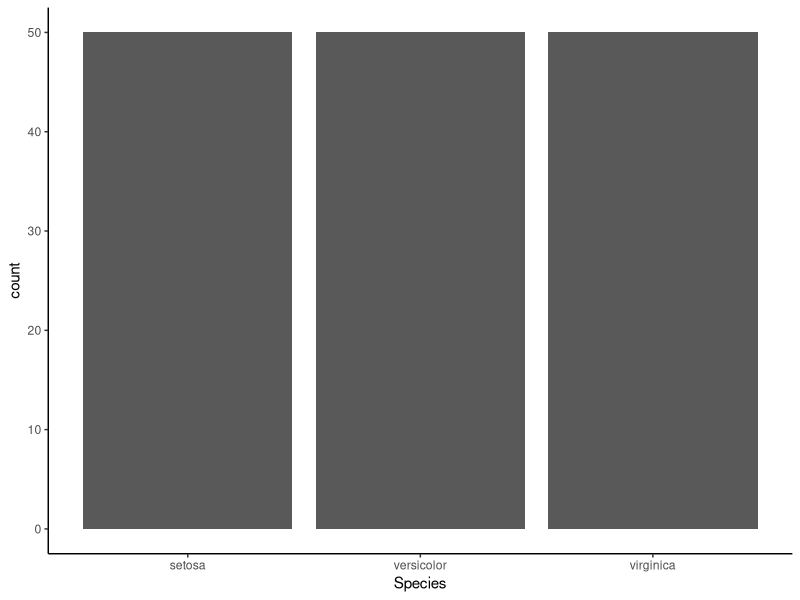
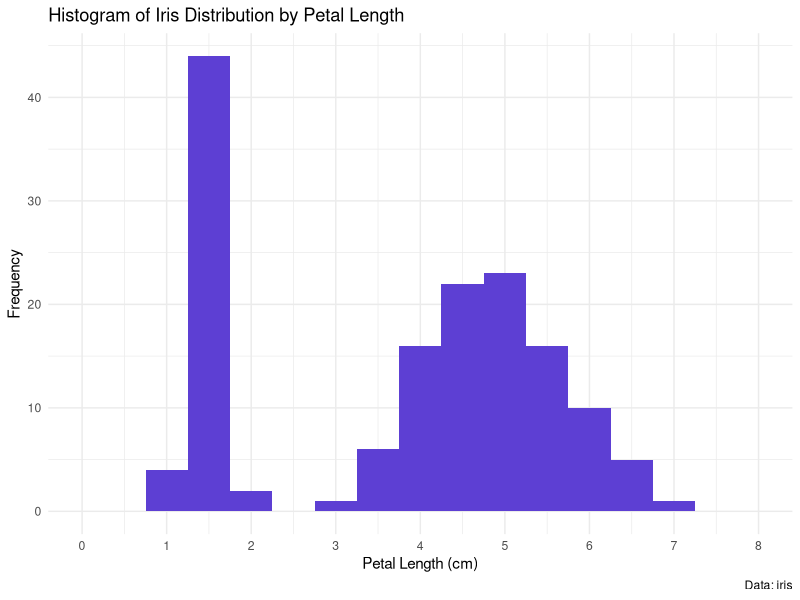
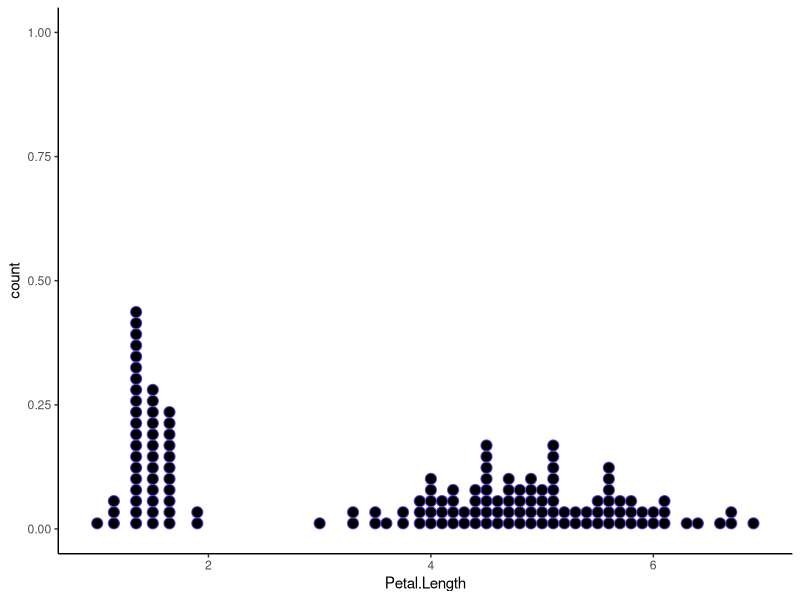
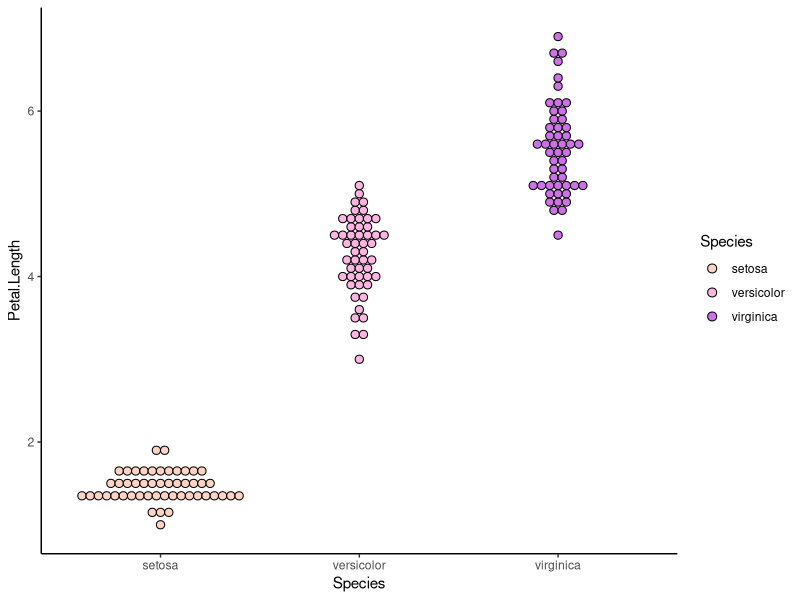
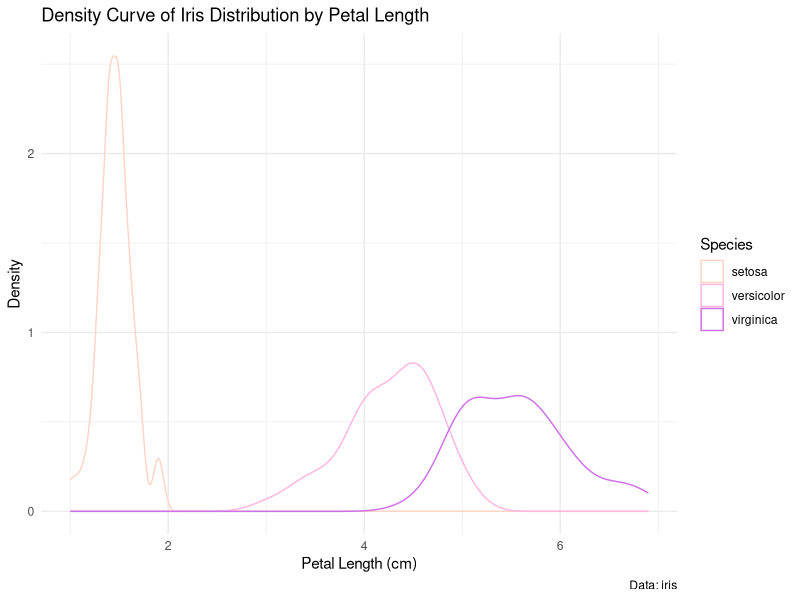
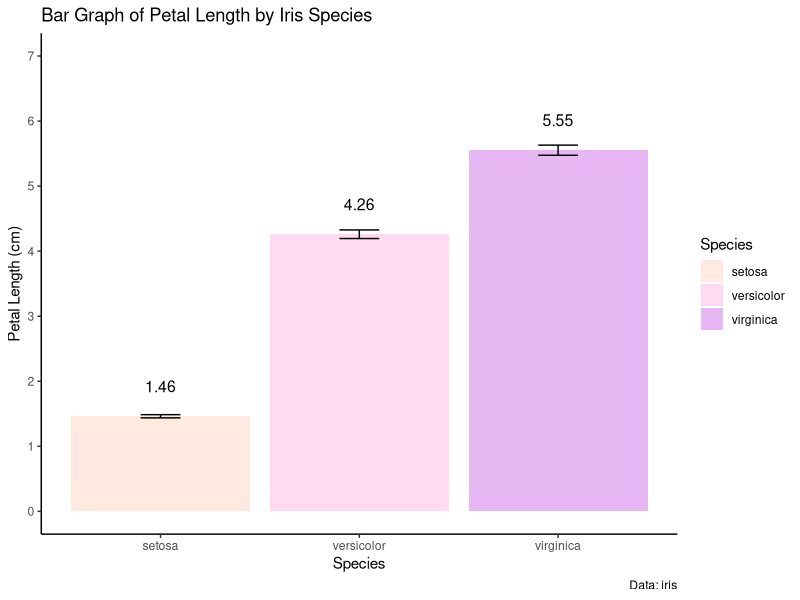
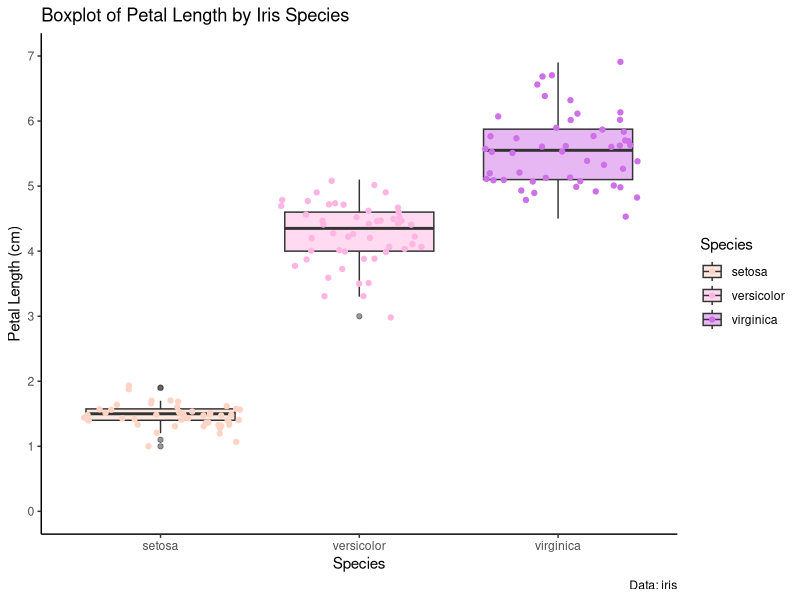
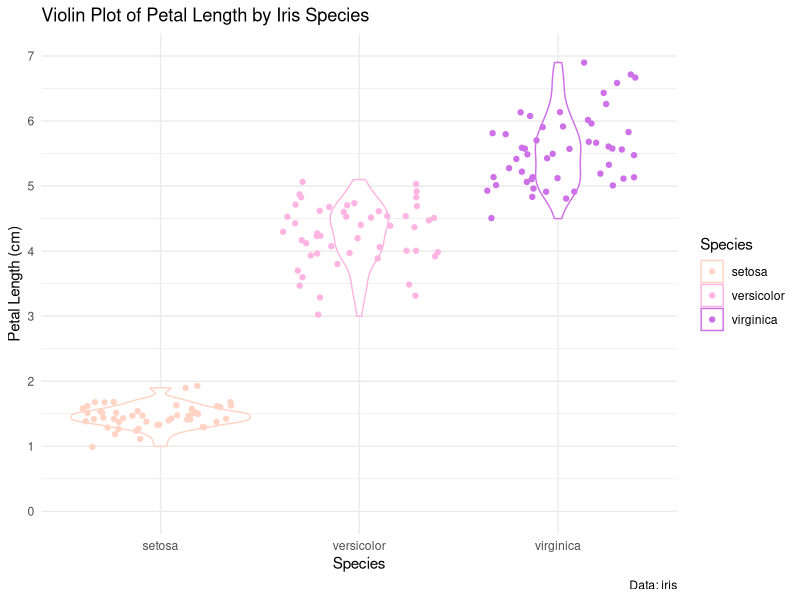

These charts were generated, in order, by the following R code:
## ---- chunk 1
knitr::opts_chunk$set(echo = TRUE)
## ---- chunk 2
library(tidyverse)
theme_set(theme_classic())  # pretty plots, there are other themes you can pick and choose
                            # you can set a "global" theme
## ---- chunk 3
iris_df <- iris # this is a built-in dataset in r and is often used to demonstrate ggplot()
                # to see more info, search iris in "Help"

head(iris_df) # peek at the dataset
str(iris_df)  # check structure
              # we have 4 numeric variables and 1 factor variable
## ---- chunk 4
ggplot(iris, aes(x = Species)) +
  geom_bar()
## ---- chunk 5
# let's say we want to look at the distribution of iris by Petal.Length of all 150 observations
# in other words, how many observations of iris fall into different bins of Petal.Length?
# histogram would be right plot to examine this

## it might also be a good idea to quickly chet the Petal.Length stats
summary(iris$Petal.Length)

ggplot(iris) +    # what happens if we add in "fill = Species" argument in aes maopping in this line?
  geom_histogram(aes(x = Petal.Length), binwidth = .5, fill = "#5D3FD3") + 
  labs(x = "Petal Length (cm)", y = "Frequency", title = "Histogram of Iris Distribution by Petal Length", caption = "Data: iris") + # what does "tag" do?
  # there are other ways to set x and y range
  # this is just what I prefer to do
  coord_cartesian(ylim = c(0,50)) +
  scale_y_continuous(breaks = seq(0,50, by = 10)) +
  coord_cartesian(xlim = c(0,8)) +
  scale_x_continuous(breaks = seq(0, 8, by = 1)) +
  theme_minimal()
## ---- chunk 6
ggplot(iris, aes(x = Petal.Length)) +
  geom_dotplot(binwidth = .1, color = "#5D3FD3")   # difference between fill v. color

## ---- chunk 7
ggplot(iris, aes(x = Species, y = Petal.Length, fill = Species)) +
  geom_dotplot(binaxis = "y", binwidth = .1, stackdir = "center") +
  scale_fill_manual(values = c("#ffd4c4", "#ffb5e2", "#ce70e8"))

## ---- chunk 8
# let's try the same thing with density curve by Species
## notice that the density curve is just a smoothed out version of the histogram (by species) from above :D

iris %>% ggplot(aes(x = Petal.Length, color = Species)) + # difference between fill v. color
         geom_density() +
         scale_color_manual(values = c("#ffd4c4", "#ffb5e2", "#ce70e8")) +
         theme_minimal() +
         labs(x = "Petal Length (cm)", y = "Density",
         title = "Density Curve of Iris Distribution by Petal Length", caption = "Data: iris")
## ---- chunk 9
# we've tried both from starting from the ggplot() function as well as starting from the data/object and then pipe
# we can also summarize data first and then plot the summarized statistics. So cool!!

iris %>%
  # remove trials with missing observations
  # notice that iris is an amazingly clean dataset with no NAs
  # but this would be really helpful to do if varibles in your dataset has missing values
  # to be super sure, we can use Natalie's handy codes "for(i in 1:ncol(iris)) {print(which(is.na(iris[,i])))}"
  filter(!is.na(Petal.Length)) %>%
  # to demo, here I'm summarizing the mean, sd, count, and se of the variable Petal.Length by Species
  group_by(Species) %>%
  # calculate the summary stats for the error bars and texts
  summarise(mean_PetalLength = mean(Petal.Length),
            sd_PetalLength = sd(Petal.Length),
            N = sum(!is.na(Petal.Length)),
            se_PetalLength = sd_PetalLength / sqrt(N)) %>% # this is just using the se formula/doing it by hand
  
  ggplot(aes(x = Species, y = mean_PetalLength, fill = Species)) +
  # bar graph layer
  geom_bar(alpha = .5, stat = "identity") +  # geom_bar v. geom_col
  scale_fill_manual(values = c("#ffd4c4", "#ffb5e2", "#ce70e8")) +
  # error bar layer
  # this is the reason why we might consider starting by summarizing the stats and then graph
  # it makes plotting error bars and adding texts easier
  geom_errorbar(aes(ymin = mean_PetalLength - se_PetalLength, ymax = mean_PetalLength + se_PetalLength), width = 0.2) +
  # here we're just adding and formatting the text for our stats
  geom_text(aes(label = (round(mean_PetalLength, 2))),
            position = position_dodge(width = .9),
            vjust = -2, size = 4) +
  coord_cartesian(ylim = c(0,7)) +
  scale_y_continuous(breaks = seq(0, 7, by = 1)) +
  labs(x = "Species", y = "Petal Length (cm)",
       title = "Bar Graph of Petal Length by Iris Species", caption = "Data: iris")
  # we can actually plot bars and points together and have different layers referencing different dataframes!
  #geom_point(data = iris, position = position_jitter(width=0.4, height=0.1), # we can do this because we're
             #aes(x = Species, y = Petal.Length, col = Species)) +            # just adding layers one after another
  #scale_color_manual(values = c("#ffd4c4", "#ffb5e2", "#ce70e8"))
  
## ---- chunk 10
# boxplot might be the most sensible to use for visualizing iris

iris %>%
  ggplot(aes(x = Species, y = Petal.Length, fill = Species)) +
  # boxplot layer
  geom_boxplot(alpha = .5) +
  # assign pretty colors
  scale_fill_manual(values = c("#ffd4c4", "#ffb5e2", "#ce70e8")) +
  coord_cartesian(ylim = c(0,7)) +
  scale_y_continuous(breaks = seq(0, 7, by = 1)) +
  # adding points because we can :D
  ## note! this time we're plotting boxplot AND jitter from the SAME DATASET
  geom_jitter(data = iris, aes(x = Species, y = Petal.Length, col = Species)) + # just for fun
  scale_color_manual(values = c("#ffd4c4", "#ffb5e2", "#ce70e8")) +         # let's add "shape"
  labs(x = "Species", y = "Petal Length (cm)",title = "Boxplot of Petal Length by Iris Species", caption = "Data: iris")
## ---- chunk 11
# Another option is to use violin, which could show us the distribution of the data.
iris %>% ggplot(aes(x=Species, y=Petal.Length,color=Species)) +
         geom_violin() +
         scale_color_manual(values = c("#ffd4c4", "#ffb5e2", "#ce70e8")) +
         coord_cartesian(ylim = c(0,7)) +
         scale_y_continuous(breaks = seq(0, 7, by = 1)) +
         theme_minimal() +
# adding points because we can :D
         geom_jitter(data = iris, aes(x = Species, y = Petal.Length, col = Species)) +
         #scale_color_manual(values = c("#ffd4c4", "#ffb5e2", "#ce70e8")) + # we don't need this line this time, why?
         labs(x = "Species", y = "Petal Length (cm)",
              title = "Violin Plot of Petal Length by Iris Species", caption = "Data: iris")
## ---- chunk 12
# now let's see this there's a relationship between Sepal.Length and Sepal.Width by Species,
# using all that we've learned :D

ggplot(data = iris, aes(x = Sepal.Width, y = Sepal.Length)) +
  geom_point() +
  theme_minimal() +
         labs(x = "Sepal Width (cm)", y = "Spepal Length (cm)",
              title = "Scatterplot of Sepal.Width v. Sepal.Length", caption = "Data: iris")
## ---- chunk 13
# now let's see this there's a relationship between Sepal.Length and Sepal.Width by Species,
# using all that we've learned :D

ggplot(data = iris, aes(x = Sepal.Width, y = Sepal.Length, color = Species)) +
  geom_point() +
  theme_minimal() +
  scale_color_manual(values = c("#ffd4c4", "#ffb5e2", "#ce70e8")) +
         labs(x = "Sepal Width (cm)", y = "Spepal Length (cm)",
              title = "Scatterplot of Sepal.Width v. Sepal.Length by Species", caption = "Data: iris")
  #geom_smooth()
## ---- chunk 14
ggplot(iris, aes(Sepal.Width, Sepal.Length, colour = Species)) +
  geom_line()
  #scale_color_manual(values = c("#ffd4c4", "#ffb5e2", "#ce70e8"))
  #theme(legend.position = "none")
## ---- chunk 15
# here's another idea, let's try facet_wrap. When would this be helpful?
# let's create a fake "expanded" dataset from iris. Let's assume the general stats for each Species don't change
# BUT! Let's imagine they vary by Areas that they're grown in

# let's assign a fake Area "A"
toy_iris_A <- iris
toy_iris_A$Area <- "Area A"

# let's do the same thing for fake Area "B" and change the stats a little
toy_iris_B <- iris
toy_iris_B$Area <- "Area B"
# changing stats
toy_iris_B$Sepal.Length <- toy_iris_B$Sepal.Length + 2
toy_iris_B$Sepal.Width <- toy_iris_B$Sepal.Width + 2
toy_iris_B$Petal.Length <- toy_iris_B$Petal.Length + 2
toy_iris_B$Petal.Width <- toy_iris_B$Petal.Width + 2

# let's do the same thing for fake Area "C" and change the stats even more!
toy_iris_C <- iris
toy_iris_C$Area <- "Area C"
# changing stats
toy_iris_C$Sepal.Length <- toy_iris_C$Sepal.Length + 8
toy_iris_C$Sepal.Width <- toy_iris_C$Sepal.Width + 8
toy_iris_C$Petal.Length <- toy_iris_C$Petal.Length + 8
toy_iris_C$Petal.Width <- toy_iris_C$Petal.Width + 8

# yay! We now have this toy_iris dataframe with 450 observations
toy_iris <- rbind(toy_iris_A, toy_iris_B, toy_iris_C)

toy_iris %>%
  ggplot(aes(x = Species, y = Petal.Length, fill = Species)) +
  # facet_wrap layer to further separate species by Area of origin
  facet_wrap(vars(Area)) +
  # boxplot layer
  geom_boxplot(alpha = .5) +
  # assign pretty colors
  scale_fill_manual(values = c("#ffd4c4", "#ffb5e2", "#ce70e8")) +
  coord_cartesian(ylim = c(0,16)) +
  scale_y_continuous(breaks = seq(0, 16, by = 1)) +
  # adding points because we can :D
  geom_jitter(data = toy_iris, aes(x = Species, y = Petal.Length, col = Species)) + # just for fun
  scale_color_manual(values = c("#ffd4c4", "#ffb5e2", "#ce70e8")) +                              # let's add "shape"
  labs(x = "Species by Area", y = "Petal Length (cm)",title = "Boxplot of Petal Length by Iris Speices and Area", caption = "Data: toy_iris") +
  theme_bw()
## ---- chunk 16
ggplot(data = toy_iris, aes(x = Sepal.Width, y = Sepal.Length, color = Species)) +
  geom_point(alpha = .7) +
  facet_wrap(vars(Area)) +
  theme_bw() +
  scale_color_manual(values = c("#ffd4c4", "#ffb5e2", "#ce70e8")) +
         labs(x = "Sepal Width (cm)", y = "Spepal Length (cm)",
              title = "Scatterplot of Sepal.Width v. Sepal.Length by Iris Species and Area", caption = "Data: toy_iris")
## ---- chunk 17
toy_iris_trt <- toy_iris
toy_iris_trt <- toy_iris_trt %>%
  group_by(Area) %>%
# here, I'm artificially imposing/splitting Sepal.Length into a higher half and a lower half for demo purposes
  mutate(trt = ifelse(Sepal.Length >= quantile(Sepal.Length, 0.5), "Treatment", "Control"))
#toy_iris_trt$trt <- factor(toy_iris_trt$trt, levels = c("Treatment", "Control")) # why did I factor here?
                                                                                 # why might I re-level?

ggplot(data = toy_iris_trt, aes(x = Sepal.Width, y = Sepal.Length, color = Species)) +
  geom_point(alpha = .7) +
  facet_grid(Area ~ trt) +
  theme_bw() +
  scale_color_manual(values = c("#ffd4c4", "#ffb5e2", "#ce70e8")) +
         labs(x = "Sepal Width (cm)", y = "Spepal Length (cm)",
              title = "Scatterplot of Sepal.Width v. Sepal.Length by Iris Species and Area", caption = "Data: toy_iris")
